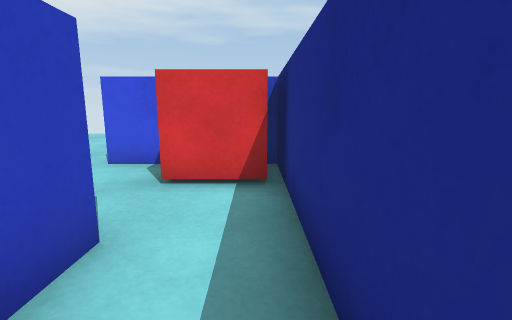
View 1 (above)

17 first-person views from a walk through a Unity game level. The camera is 0.62 m above the floor, tilts 10° down and sees 85° across. The floor is counted in squares, 0.5 m on a side. Each view is taken from the middle of a square. On the plan, view 1 faces up. The plan holds only what a view shows up to about 13 squares ahead; the rest is blank. The place goes on beyond the plan. The player character is not drawn.

View 2
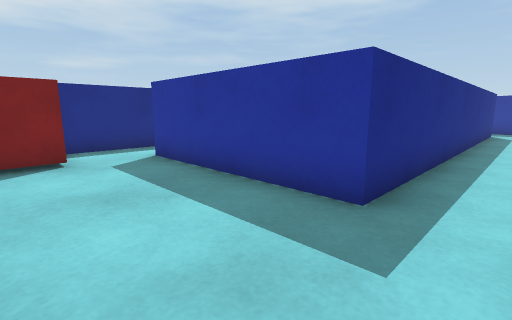

View 3
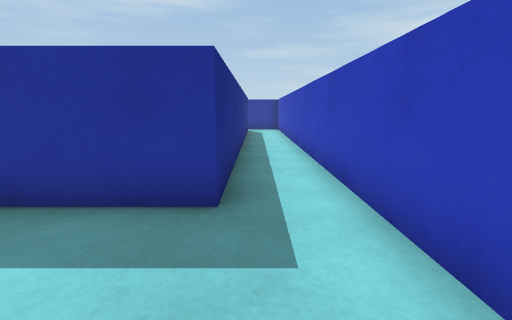

View 4
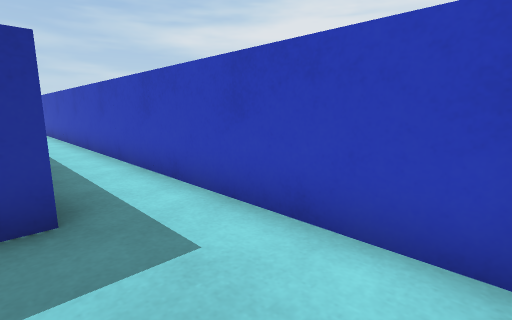

View 5
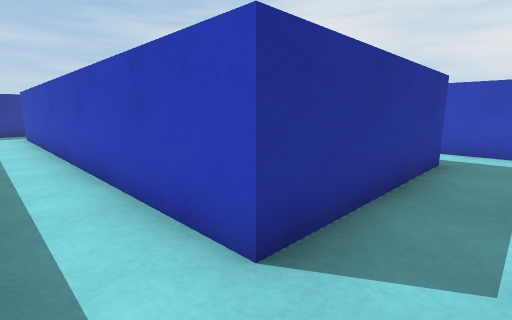

View 6
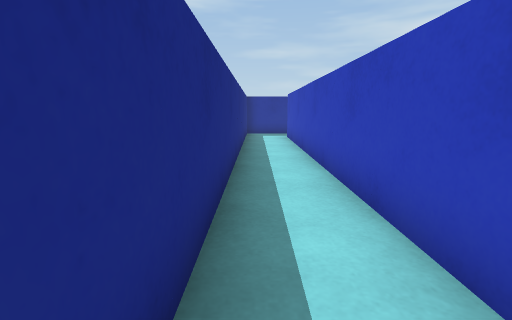

View 7
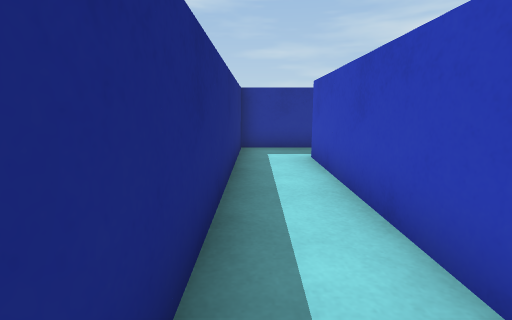

View 8
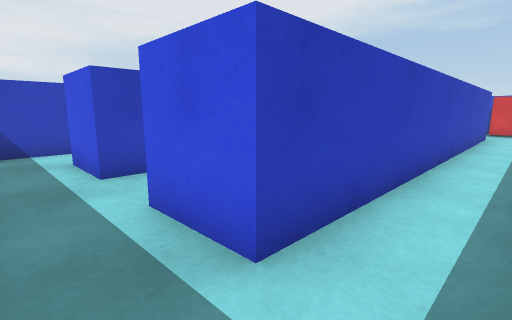

View 9
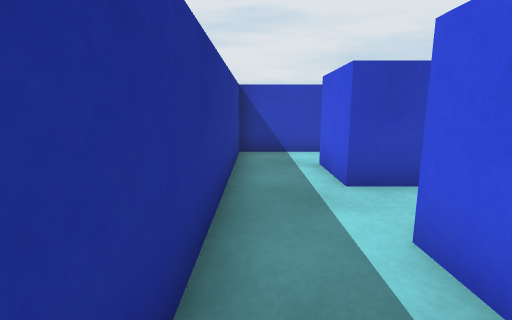

View 10
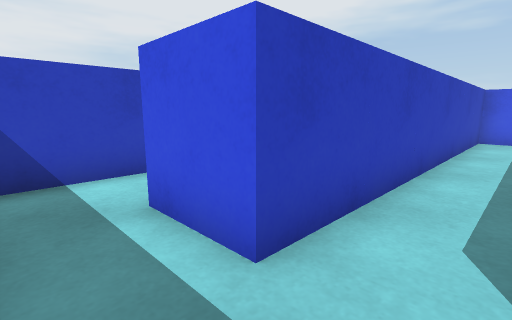

View 11
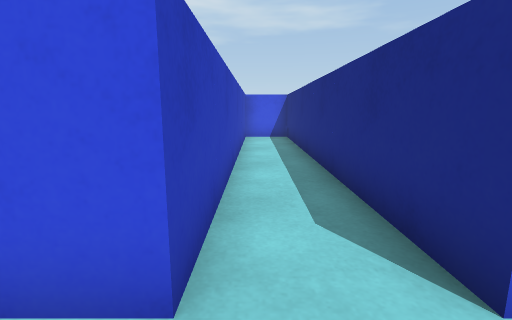

View 12
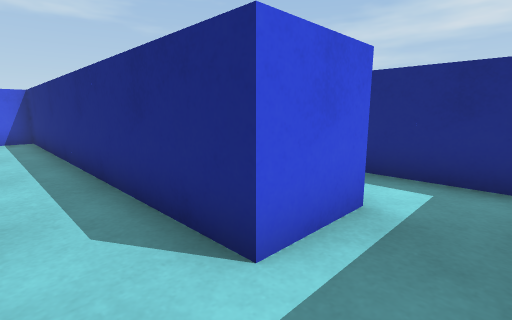

View 13
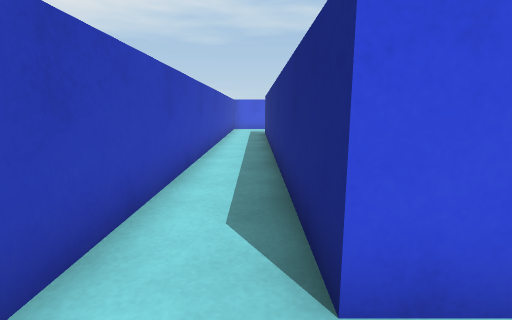

View 14
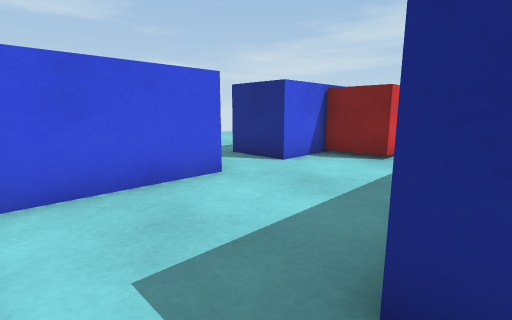

View 15
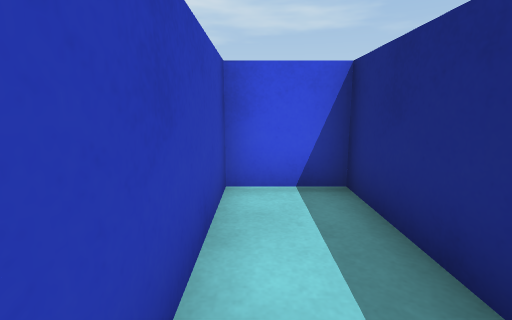

View 16
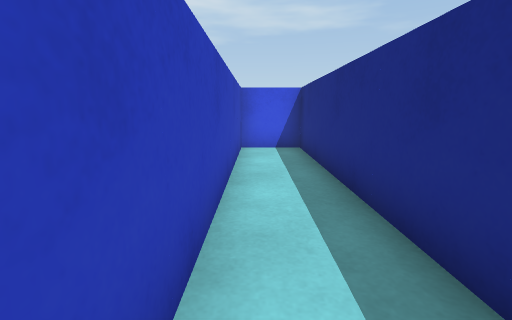

View 17
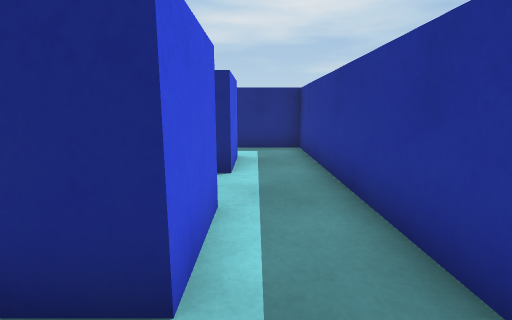

### Floor plan
Points are (right, up) in squares from view 1. A wall is a line through its corners. A room is listed if a view was taken in it or the views show most of it. See-through windows are left out.
Room 1 (views 1, 2, 3, 4, 5, 6, 7, 8, 9, 13, 14, 17)
walls: (-9.5, 6.1) (-9.5, -13.5) (-5.5, -13.5); (-5.4, 6.5) (-8.9, 6.5); (-5.5, -11.5) (-7.5, -11.5) (-7.5, 2.5) (-1.5, 2.5) (-1.5, -11.5) (-3.5, -11.5); (-1.4, 6.5) (-3.5, 6.5); (-3.5, -13.5) (0.5, -13.5) (0.5, 6.5)
ways out: opening at (-6.5, -12.5) to room 2; opening at (-2.5, -12.5) to room 2; opening at (-4.5, 7.5)
objects: red cube (-1, 5) to (0, 6)
Room 2 (views 10, 11, 12, 15, 16)
walls: (-3.5, -11.5) (-3.5, 0.5) (-5.5, 0.5) (-5.5, -11.5); (-5.5, -13.5) (-3.5, -13.5)
ways out: opening at (-6.5, -12.5) to room 1; opening at (-2.5, -12.5) to room 1

Positions as (right, up) in squares from view 1, and headings:
1: (0, 0), facing up
2: (-9, 6), facing down-right
3: (-8, 6), facing down
4: (-7, 6), facing down-left
5: (0, 4), facing down-left
6: (0, 2), facing down
7: (0, -4), facing down
8: (0, -13), facing up-left
9: (-1, -13), facing left
10: (-4, -13), facing up-left
11: (-5, -13), facing up
12: (-5, -13), facing up-right
13: (-8, -13), facing up
14: (-9, 2), facing up-right
15: (-5, -4), facing up
16: (-5, -9), facing up
17: (-9, -12), facing right
